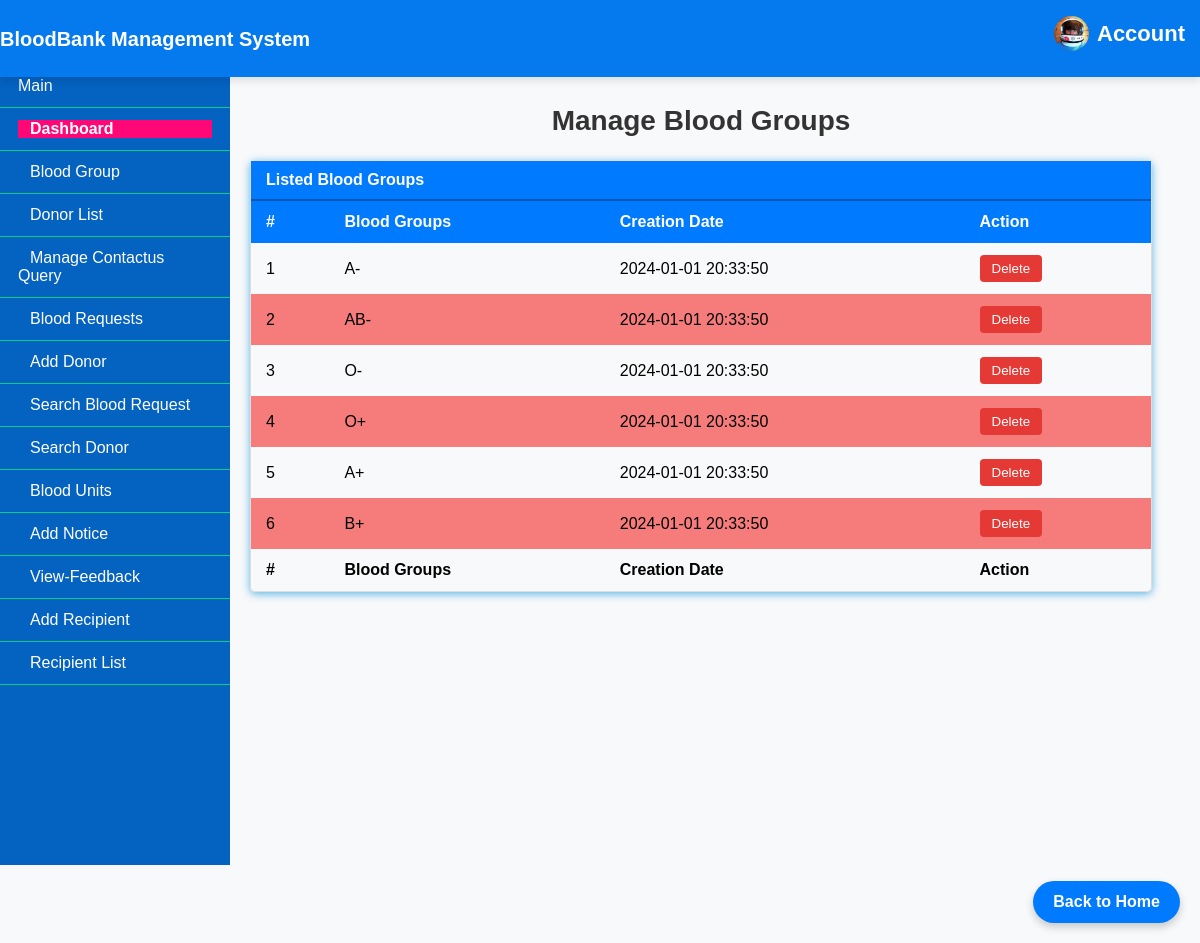
Screenshot of /Admin/manage-bloodgroup.php (signed in) with the database file from the repository.
### tables this page shows
CREATE TABLE `tblbloodgroup` (
  `id` int(11) NOT NULL,
  `BloodGroup` varchar(20) DEFAULT NULL,
  `PostingDate` timestamp NOT NULL DEFAULT current_timestamp()
);

### Admin/manage-bloodgroup.php (the view, shortened to what this page needs)
<?php
include('includes/config.php');
if(strlen($_SESSION['alogin'])==0)
	{
header('location:index.php');
}
else{
 ?>
<!doctype html>
<html lang="en" class="no-js">
<head>
</head>
<body>
	<?php include('includes/header.php');?>
	<div class="ts-main-content">
		<?php include('includes/leftbar.php');?>
		<div class="content-wrapper">
			<div class="container-fluid">
				<div class="row">
					<div class="col-md-12">
						<h2 class="page-title">Manage Blood Groups</h2>
						<div class="panel panel-default">
							<div class="panel-heading">Listed  Blood Groups</div>
							<div class="panel-body">
								<table id="zctb" class="display table table-striped table-bordered table-hover" cellspacing="0" width="100%">
									<thead>
										<tr>
										<th>#</th>
												<th>Blood Groups</th>
											<th>Creation Date</th>
											<th>Action</th>
										</tr>
									</thead>
									<tfoot>
										<tr>
										<th>#</th>
											<th>Blood Groups</th>
											<th>Creation Date</th><th>Action</th>
										</tr>
									</tfoot>
									<tbody>
<?php $sql = "SELECT * from  tblbloodgroup ";
$query = $dbh -> prepare($sql);
$query->execute();
$results=$query->fetchAll(PDO::FETCH_OBJ);
$cnt=1;
if($query->rowCount() > 0)
{
foreach($results as $result)
{				?>
										<tr>
											<td><?php echo htmlentities($cnt);?></td>
											<td><?php echo htmlentities($result->BloodGroup);?></td>
											<td><?php echo htmlentities($result->PostingDate);?></td>
<td>
<a href="manage-bloodgroup.php?del=<?php echo $result->id;?>" onclick="return confirm('Do you want to delete');">
    <button class="delete-btn">Delete</button>
</a>										<?php $cnt=$cnt+1; }} ?>
									</tbody>
								</table>
							</div>
						</div>
					</div>
				</div>
			</div>
		</div>
	</div>
</body>
</html>
<?php } ?>

### Admin/manage-bloodgroup.php (style rules this page uses)
body { font-family: Arial, sans-serif; background: #f8f9fa; margin top: 300; padding: 20px; margin-left: -20px; margin-top: 55px; }
table th, table td { padding: 12px 15px; text-align: left; }
table thead { background-color: #007bff; color: #fff; }
table tbody tr:nth-child(even) { background-color:rgba(245, 14, 14, 0.53); }
.panel-heading { background-color: #007bff; color: white; font-weight: bold; padding: 10px 15px; border-bottom: 2px solid #0056b3; }
.panel-default { border: 1px solid #ddd; border-radius: 5px; box-shadow: 0 2px 8px rgba(17, 149, 220, 0.68); }
.page-title { margin-top: 10px; font-size: 28px; font-weight: bold; text-align: center; color: #333; }
.delete-btn { background-color: #e53935; color: white; border: none; padding: 6px 12px; border-radius: 4px; cursor: pointer; font-weight: 500; transition: background-color 0.3s ease; }

### Admin/includes/leftbar.php (style rules this page uses)
.content-wrapper { margin-left: 230px; padding: 20px; min-height: 100vh; }

### rows the page displays
tblbloodgroup: BloodGroup "A-", PostingDate "2024-01-01 20:33:50"
tblbloodgroup: BloodGroup "AB-", PostingDate "2024-01-01 20:33:50"
tblbloodgroup: BloodGroup "O-", PostingDate "2024-01-01 20:33:50"
tblbloodgroup: BloodGroup "O+", PostingDate "2024-01-01 20:33:50"
tblbloodgroup: BloodGroup "A+", PostingDate "2024-01-01 20:33:50"
tblbloodgroup: BloodGroup "B+", PostingDate "2024-01-01 20:33:50"
